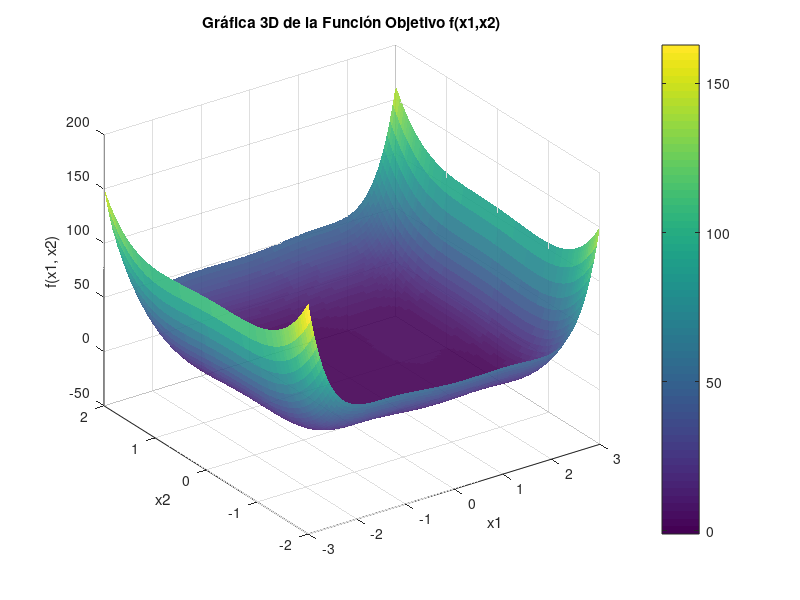

Source code (MATLAB):
% --- Script de MATLAB para Graficar la Función Objetivo en 3D ---

% Limpiar el espacio de trabajo, cerrar figuras y limpiar la ventana de comandos
clear;
clc;
close all;

% --- Definición de la Función Objetivo ---
% Esta es una función anónima en MATLAB.
% Alternativamente, podrías definirla en un archivo .m separado si es más compleja.
objectiveFunction = @(x1, x2) (4 - 2.1*x1.^2 + (x1.^4)/3).*x1.^2 + ...
                               x1.*x2 + ...
                               (-4 + 4*x2.^2).*x2.^2;

% --- Definición de Rangos y Resolución ---
x1_min = -3.0;
x1_max = 3.0;
x2_min = -2.0;
x2_max = 2.0;

num_points_x1 = 100; % Número de puntos para el eje x1 (resolución)
num_points_x2 = 100; % Número de puntos para el eje x2 (resolución)

% Crear vectores de puntos para x1 y x2
x1_vals = linspace(x1_min, x1_max, num_points_x1);
x2_vals = linspace(x2_min, x2_max, num_points_x2);

% Crear una malla (grid) de puntos (X1, X2) a partir de los vectores
[X1, X2] = meshgrid(x1_vals, x2_vals);

% Evaluar la función objetivo en cada punto de la malla
Z = objectiveFunction(X1, X2);

% --- Creación de la Gráfica 3D ---
figure; % Crear una nueva figura

% Usar surf para una gráfica de superficie con colores
% surf(X1, X2, Z);
% Usar mesh para una gráfica de malla (solo líneas)
% mesh(X1, X2, Z);

% Usar surf con 'EdgeColor','none' para una superficie más suave
surf(X1, X2, Z, 'EdgeColor', 'none', 'FaceAlpha', 0.9); 
% 'FaceAlpha' controla la transparencia de la superficie (0=transparente, 1=opaco)


% Añadir etiquetas y título
xlabel('x1');
ylabel('x2');
zlabel('f(x1, x2)');
title('Gráfica 3D de la Función Objetivo f(x1,x2)');

% Añadir una barra de colores para indicar los valores de Z
colorbar;

% Rotar la vista para una mejor perspectiva (opcional)
% view(az, el) - az es el azimut (rotación horizontal), el es la elevación
view(-35, 30); % Puedes experimentar con estos valores

% Otras opciones de visualización (opcional):
% shading interp; % Interpola los colores para una apariencia más suave
% axis tight;     % Ajusta los ejes al rango de los datos
grid on;        % Muestra una rejilla en el fondo

% Para guardar la figura (opcional):
% print('funcion_objetivo_3d', '-dpng', '-r300'); % Guarda como PNG con 300 DPI

disp('Gráfica 3D generada.');
disp('Puedes rotar la gráfica interactivamente usando el ratón en la ventana de la figura.');